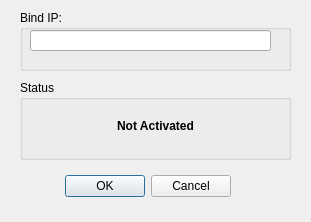
<?xml version="1.0" encoding="UTF-8"?>
<ui version="4.0">
 <class>ConfigureArtNetOutDialog</class>
 <widget class="QDialog" name="ConfigureArtNetOutDialog">
  <property name="geometry">
   <rect>
    <x>0</x>
    <y>0</y>
    <width>311</width>
    <height>222</height>
   </rect>
  </property>
  <property name="windowTitle">
   <string>Configure ArtNet Output</string>
  </property>
  <widget class="QDialogButtonBox" name="buttonBox">
   <property name="geometry">
    <rect>
     <x>50</x>
     <y>170</y>
     <width>181</width>
     <height>32</height>
    </rect>
   </property>
   <property name="orientation">
    <enum>Qt::Horizontal</enum>
   </property>
   <property name="standardButtons">
    <set>QDialogButtonBox::Cancel|QDialogButtonBox::Ok</set>
   </property>
  </widget>
  <widget class="QGroupBox" name="m_deviceGroup">
   <property name="geometry">
    <rect>
     <x>20</x>
     <y>10</y>
     <width>271</width>
     <height>61</height>
    </rect>
   </property>
   <property name="title">
    <string>Bind IP:</string>
   </property>
   <widget class="QLineEdit" name="m_deviceEdit">
    <property name="geometry">
     <rect>
      <x>10</x>
      <y>20</y>
      <width>241</width>
      <height>21</height>
     </rect>
    </property>
   </widget>
  </widget>
  <widget class="QGroupBox" name="m_statusGroup">
   <property name="geometry">
    <rect>
     <x>20</x>
     <y>80</y>
     <width>271</width>
     <height>80</height>
    </rect>
   </property>
   <property name="title">
    <string>Status</string>
   </property>
   <widget class="QLabel" name="m_statusLabel">
    <property name="geometry">
     <rect>
      <x>20</x>
      <y>20</y>
      <width>231</width>
      <height>51</height>
     </rect>
    </property>
    <property name="font">
     <font>
      <weight>75</weight>
      <bold>true</bold>
     </font>
    </property>
    <property name="text">
     <string>Not Activated</string>
    </property>
    <property name="alignment">
     <set>Qt::AlignCenter</set>
    </property>
   </widget>
  </widget>
 </widget>
 <resources/>
 <connections>
  <connection>
   <sender>buttonBox</sender>
   <signal>accepted()</signal>
   <receiver>ConfigureArtNetOutDialog</receiver>
   <slot>accept()</slot>
   <hints>
    <hint type="sourcelabel">
     <x>248</x>
     <y>254</y>
    </hint>
    <hint type="destinationlabel">
     <x>157</x>
     <y>274</y>
    </hint>
   </hints>
  </connection>
  <connection>
   <sender>buttonBox</sender>
   <signal>rejected()</signal>
   <receiver>ConfigureArtNetOutDialog</receiver>
   <slot>reject()</slot>
   <hints>
    <hint type="sourcelabel">
     <x>316</x>
     <y>260</y>
    </hint>
    <hint type="destinationlabel">
     <x>286</x>
     <y>274</y>
    </hint>
   </hints>
  </connection>
 </connections>
</ui>
